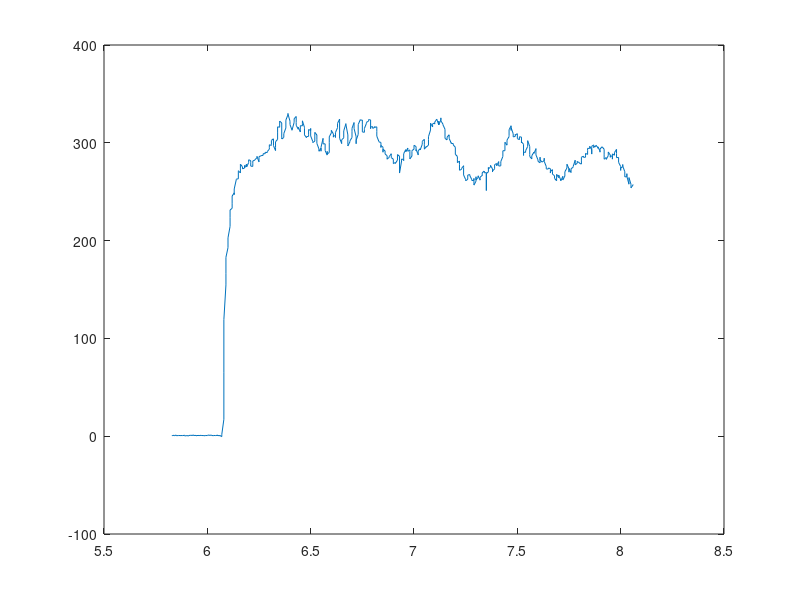

Write the MATLAB code that produced this figure.
data = load('YAWRateDataProject3.txt');

time = data(:,1);
time = time - time(1);
yaw = -data(:,2);
length(yaw)
index = 1600;

time = time(index:length(time));
yaw = yaw(index:length(yaw));

plot(time,yaw)